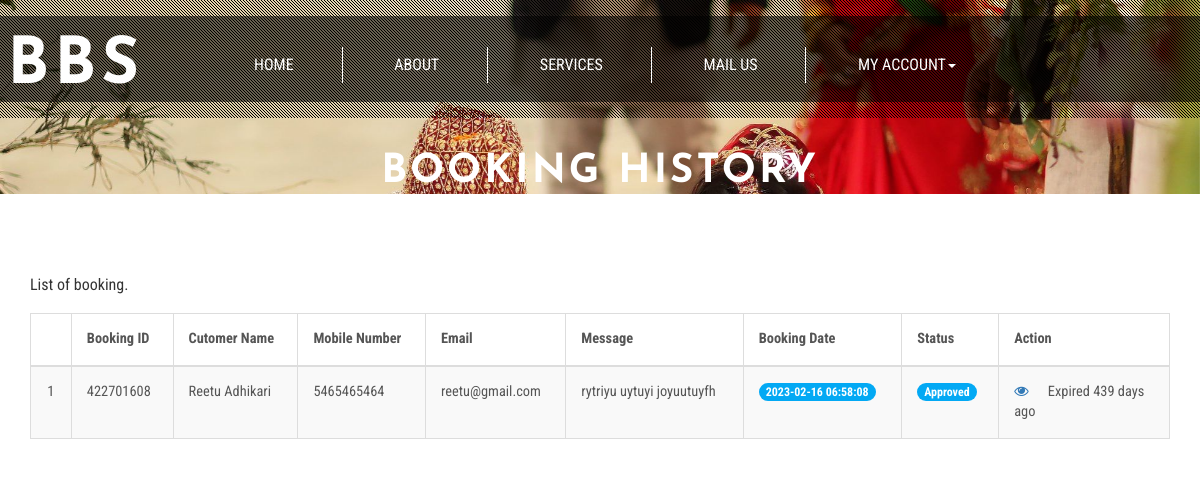
/booking-history.php (signed in), run on the app's committed database.
### tables this page shows
CREATE TABLE `tblbooking` (
  `ID` int(10) NOT NULL,
  `BookingID` int(10) DEFAULT NULL,
  `ServiceID` int(10) DEFAULT NULL,
  `UserID` int(5) DEFAULT NULL,
  `BookingFrom` date DEFAULT NULL,
  `BookingTo` date DEFAULT NULL,
  `EventType` varchar(200) DEFAULT NULL,
  `Numberofguest` int(10) DEFAULT NULL,
  `Message` mediumtext DEFAULT NULL,
  `BookingDate` timestamp NULL DEFAULT current_timestamp(),
  `Remark` varchar(200) DEFAULT NULL,
  `Status` varchar(200) DEFAULT NULL,
  `PaymentIDX` varchar(200) DEFAULT NULL,
  `UpdationDate` timestamp NULL DEFAULT NULL ON UPDATE current_timestamp()
);

CREATE TABLE `tbluser` (
  `ID` int(10) NOT NULL,
  `FullName` varchar(200) DEFAULT NULL,
  `MobileNumber` bigint(10) DEFAULT NULL,
  `Email` varchar(200) DEFAULT NULL,
  `Password` varchar(200) DEFAULT NULL,
  `RegDate` timestamp NULL DEFAULT current_timestamp()
);

### booking-history.php (the view, shortened to what this page needs)
<?php
if (strlen($_SESSION['obbsuid'] == 0)) {
	header('location:logout.php');
} else {
	?>
	<!DOCTYPE html>
	<html lang="en">
	<head>
		<link href="css/bootstrap.css" rel="stylesheet" type="text/css" media="all" />
		<link rel="stylesheet" href="css/style1.css" type="text/css" media="all" />
		<link href="css/font-awesome.css" rel="stylesheet">
	</head>
	<body>
		<div class="banner jarallax">
			<div class="agileinfo-dot">
				<?php include_once('includes/header.php'); ?>
				<div class="wthree-heading">
					<h2>Booking History</h2>
				</div>
			</div>
		<div class="about-top">
			<div class="container">
				<div class="wthree-services-bottom-grids">
					<p class="wow fadeInUp animated" data-wow-delay=".5s">List of booking.</p>
					<div class="bs-docs-example wow fadeInUp animated" data-wow-delay=".5s">
						<table class="table table-bordered table-striped table-vcenter js-dataTable-full-pagination">
							<thead>
								<tr>
									<th class="text-center"></th>
									<th>Booking ID</th>
									<th class="d-none d-sm-table-cell">Cutomer Name</th>
									<th class="d-none d-sm-table-cell">Mobile Number</th>
									<th class="d-none d-sm-table-cell">Email</th>
									<th class="d-none d-sm-table-cell">Message</th>
									<th class="d-none d-sm-table-cell">Booking Date</th>
									<th class="d-none d-sm-table-cell">Status</th>
									<th class="d-none d-sm-table-cell" style="width: 15%;">Action</th>
								</tr>
							</thead>
							<tbody>
								<?php
								$uid = $_SESSION['obbsuid'];
								$sql = "SELECT tbluser.FullName,tbluser.MobileNumber,tbluser.Email,Message,tblbooking.BookingID,tblbooking.BookingDate,tblbooking.Status,tblbooking.ID,tblbooking.UpdationDate from tblbooking join tbluser on tbluser.ID=tblbooking.UserID where tblbooking.UserID='$uid'";
								$query = $dbh->prepare($sql);
								$query->execute();
								$results = $query->fetchAll(PDO::FETCH_OBJ);
								$cnt = 1;
								if ($query->rowCount() > 0) {
									foreach ($results as $row) { ?>
										<tr>
											<td class="text-center"><?php echo htmlentities($cnt); ?></td>
											<td class="font-w600"><?php echo htmlentities($row->BookingID); ?></td>
											<td class="font-w600"><?php echo htmlentities($row->FullName); ?></td>
											<td class="font-w600"><?php echo htmlentities($row->MobileNumber); ?></td>
											<td class="font-w600"><?php echo htmlentities($row->Email); ?></td>
											<td class="font-w600"><?php echo htmlentities($row->Message); ?></td>
											<td class="font-w600">
												<span
													class="badge badge-primary"><?php echo htmlentities($row->BookingDate); ?></span>
											</td>
											<?php if ($row->Status == "") { ?>
												<td class="font-w600"><?php echo "Not Updated Yet"; ?></td>
											<?php } else { ?>
												<td class="d-none d-sm-table-cell">
													<span class="badge badge-primary"><?php echo htmlentities($row->Status); ?></span>
												</td>
											<?php } ?>
											<td class="d-none d-sm-table-cell"><a
													href="view-booking-detail.php?editid=<?php echo htmlentities($row->ID); ?>&&bookingid=<?php echo htmlentities($row->BookingID); ?>"><i
														class="fa fa-eye" aria-hidden="true"></i></a>
												<?php
												$currentDate = new DateTime();
												$currentDateFormatted = $currentDate->format('Y-m-d');
												$approvedDate = new DateTime($row->UpdationDate);
												$approvedDateFormatted = $approvedDate->format('Y-m-d');
												$approvedDateOnly = new DateTime($approvedDateFormatted);
												$currentDateOnly = new DateTime($currentDateFormatted);
												$interval = $currentDateOnly->diff($approvedDateOnly);
												$daysDiff = $interval->days;
												if ($row->Status == "Approved") {
													if ($daysDiff <= 1) {
														?>
														<a href="initiate-payment.php?bookingid=<?php echo htmlentities($row->BookingID); ?>&uid=<?php echo htmlentities($uid); ?>&bid=<?php echo htmlentities($row->ID); ?>"
															target="_blank" style="padding-left: 1rem;">Pay Now
															<?php echo htmlentities($daysDiff + 1); ?> days left
														</a>
														<?php
													} else {
														?>
														<span style="padding-left: 1rem;">Expired
															<?php echo htmlentities($daysDiff - 1); ?> days ago
														</span>
														<?php
													}
												}
												?>
											</td>
										</tr>
										<?php $cnt = $cnt + 1;
									}
								} ?>
							</tbody>
						</table>
					</div>
				</div>
			</div>
		</div>
	</body>
	</html><?php } ?>

### css/style1.css (style rules this page uses)
body a { transition: 0.5s all; -webkit-transition: 0.5s all; -o-transition: 0.5s all; -moz-transition: 0.5s all; -ms-transition: 0.5s all; }
html, body { font-size: 100%; font-family: "Roboto Condensed", sans-serif; }
body { background: #ffffff; }
.banner { background: url(../images/home.jpg) no-repeat 0px 147px; background-size: cover; }
.agileinfo-dot { background: url(../images/dott.png) repeat 0px 0px; background-size: 3px; -webkit-background-size: 3px; -moz-background-size: 3px; -o-background-size: 3px; -ms-background-size: 3px; padding: 1em 0; }
.jarallax { position: relative; background-size: cover; background-repeat: no-repeat; background-position: 50% 50%; }
.banner-bottom, .services, .services-bottom, footer, .about-top, .agile-dot, .team, .gallery, .codes, .typography, .contact, .single { padding: 4em 0; }
.wthree-heading { margin: 2em 0 1em; }
.wthree-heading h2 { color: #ffffff; font-size: 2.5em; text-align: center; margin: 0; letter-spacing: 3px; font-weight: 800; text-transform: uppercase; font-family: "Josefin Sans", sans-serif; }
.table > thead > tr > th, .table > tbody > tr > th, .table > tfoot > tr > th, .table > thead > tr > td, .table > tbody > tr > td, .table > tfoot > tr > td { border-top: none !important; }
.badge-primary { background-color: #03a9f4; }
.bs-docs-example { margin: 1em 0; }
.table td, .table > tbody > tr > td, .table > tbody > tr > th, .table > tfoot > tr > td, .table > tfoot > tr > th, .table > thead > tr > td, .table > thead > tr > th { padding: 15px !important; }
.table > thead > tr > th, .table > tbody > tr > th, .table > tfoot > tr > th, .table > thead > tr > td, .table > tbody > tr > td, .table > tfoot > tr > td { font-size: 0.9em; color: #555; border-top: none !important; }

### css/notification.css (style rules this page uses)
body { margin: 0px; }

### data on the page
tblbooking: BookingID "422701608", UserID.FullName "Reetu Adhikari", UserID.MobileNumber "5465465464", UserID.Email "reetu@gmail.com", Message "rytriyu uytuyi joyuutuyfh", BookingDate "2023-02-16 06:58:08", Status "Approved", $daysDiff-1 "439"
